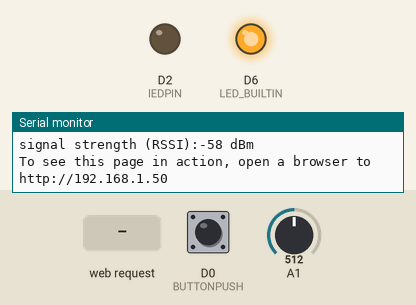
Bench run of a sketch on a simulated Arduino MKR. Parts: output pins drawn as LEDs (lit = HIGH), the last lines printed to the serial monitor. The test bench sets the inputs (shaded band); at power-on: D0 (BUTTONPUSH) LOW, A1 = 512. WiFi joins after 1.5 s; servers stay silent unless stated.

Above: at 12.7 s.
12.8 s: HTTP request GET /H received
At 13.5 s:
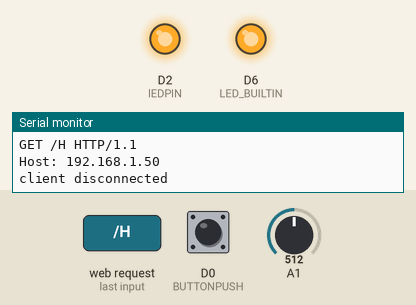
17.4 s: HTTP request GET /L received
At 18.2 s:
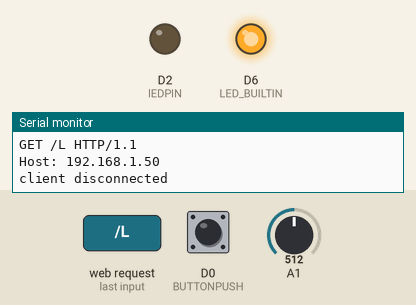
Timing chart, 0 to 19.9 s (numbered marks = the images above; inputs shaded):
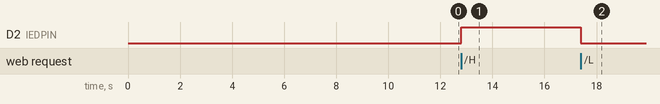

Measured:
- after the input at 12.8 s, D2 (lEDPIN): LOW → HIGH at once
- after the input at 17.4 s, D2 (lEDPIN): HIGH → LOW at once

The sketch:

arduinoServerWifi.ino
```cpp
#include <WiFiNINA.h>
#include <ArduinoHttpClient.h>
#include "arduino_secrets.h"

char ssid[] = SECRET_SSID;             //  your network SSID (name) between the " "
char pass[] = SECRET_PASS;      // your network password between the " "
int keyIndex = 0;                 // your network key Index number (needed only for WEP)
WiFiServer server(80);            //server socket

WiFiClient client = server.available();
WiFiClient wifi;
char serverAddress[] = "192.168.231.164";//ip adress of your fastify serv
int port = 8080; //port of your serv
HttpClient clientBack = HttpClient(wifi, serverAddress, port);
int status = WL_IDLE_STATUS;      //connection status

int lEDPIN = 2;
int BUTTONPUSH = 0;

void setup() {
  Serial.begin(9600);
  pinMode(lEDPIN, OUTPUT);
  pinMode(LED_BUILTIN, OUTPUT);
  pinMode(BUTTONPUSH, INPUT);
  //while (!Serial);

  enable_WiFi();
  connect_WiFi();

  server.begin();
  printWifiStatus();
  digitalWrite(LED_BUILTIN, HIGH);
}

void loop() {
  client = server.available();

  if(digitalRead(BUTTONPUSH) == HIGH) {
    Serial.print("button Press \n");
    Serial.println("making GET request");
    clientBack.get("/arduinobuttonpush");

    // read the status code and body of the response
    int statusCode = clientBack.responseStatusCode();
    String response = clientBack.responseBody();

    Serial.print("Status code: ");
    Serial.println(statusCode);
    Serial.print("Response: ");
    Serial.println(response);
    Serial.println("Wait five seconds");
    //delay(1000);
  }

  if (client) {
    printWEB();
  }
}

void printWifiStatus() {
  // print the SSID of the network you're attached to:
  Serial.print("SSID: ");
  Serial.println(WiFi.SSID());

  // print your board's IP address:
  IPAddress ip = WiFi.localIP();
  Serial.print("IP Address: ");
  Serial.println(ip);

  // print the received signal strength:
  long rssi = WiFi.RSSI();
  Serial.print("signal strength (RSSI):");
  Serial.print(rssi);
  Serial.println(" dBm");

  Serial.print("To see this page in action, open a browser to http://");
  Serial.println(ip);
}

void enable_WiFi() {
  // check for the WiFi module:
  if (WiFi.status() == WL_NO_MODULE) {
    Serial.println("Communication with WiFi module failed!");
    // don't continue
    while (true);
  }

  String fv = WiFi.firmwareVersion();
  if (fv < "1.0.0") {
    Serial.println("Please upgrade the firmware");
  }
}

void connect_WiFi() {
  // attempt to connect to Wifi network:
  while (status != WL_CONNECTED) {
    Serial.print("Attempting to connect to SSID: ");
    Serial.println(ssid);
    // Connect to WPA/WPA2 network. Change this line if using open or WEP network:
    status = WiFi.begin(ssid, pass);

    // wait 10 seconds for connection:
    delay(10000);
  }
}

void printWEB() {

  if (client) {                             // if you get a client,
    Serial.println("new client");           // print a message out the serial port
    String currentLine = "";                // make a String to hold incoming data from the client
    while (client.connected()) {            // loop while the client's connected
      if (client.available()) {             // if there's bytes to read from the client,
        char c = client.read();             // read a byte, then
        Serial.write(c);                    // print it out the serial monitor
        if (c == '\n') {                    // if the byte is a newline character

          // if the current line is blank, you got two newline characters in a row.
          // that's the end of the client HTTP request, so send a response:
          if (currentLine.length() == 0) {

            // HTTP headers always start with a response code (e.g. HTTP/1.1 200 OK)
            // and a content-type so the client knows what's coming, then a blank line:
            client.println("HTTP/1.1 200 OK");
            client.println("Content-type:text/html");
            client.println();

            //create the buttons
            client.print("Click <a href=\"/H\">here</a> turn the LED on<br>");
            client.print("Click <a href=\"/L\">here</a> turn the LED off<br><br>");

            int randomReading = analogRead(A1);
            client.print("Random reading from analog pin: ");
            client.print(randomReading);


            // The HTTP response ends with another blank line:
            client.println();
            // break out of the while loop:
            break;
          }
          else {      // if you got a newline, then clear currentLine:
            currentLine = "";
          }
        }
        else if (c != '\r') {    // if you got anything else but a carriage return character,
          currentLine += c;      // add it to the end of the currentLine
        }

        if (currentLine.endsWith("GET /H")) {
        digitalWrite(lEDPIN, HIGH);
        }
        if (currentLine.endsWith("GET /L")) {
        digitalWrite(lEDPIN, LOW);
        }

      }
    }
    // close the connection:
    client.stop();
    Serial.println("client disconnected");
  }
}
```

arduino_secrets.h
```cpp
#define SECRET_SSID "" //Your Wifi Name Here
#define SECRET_PASS ""//Your Wifi Pasword Here 
```
